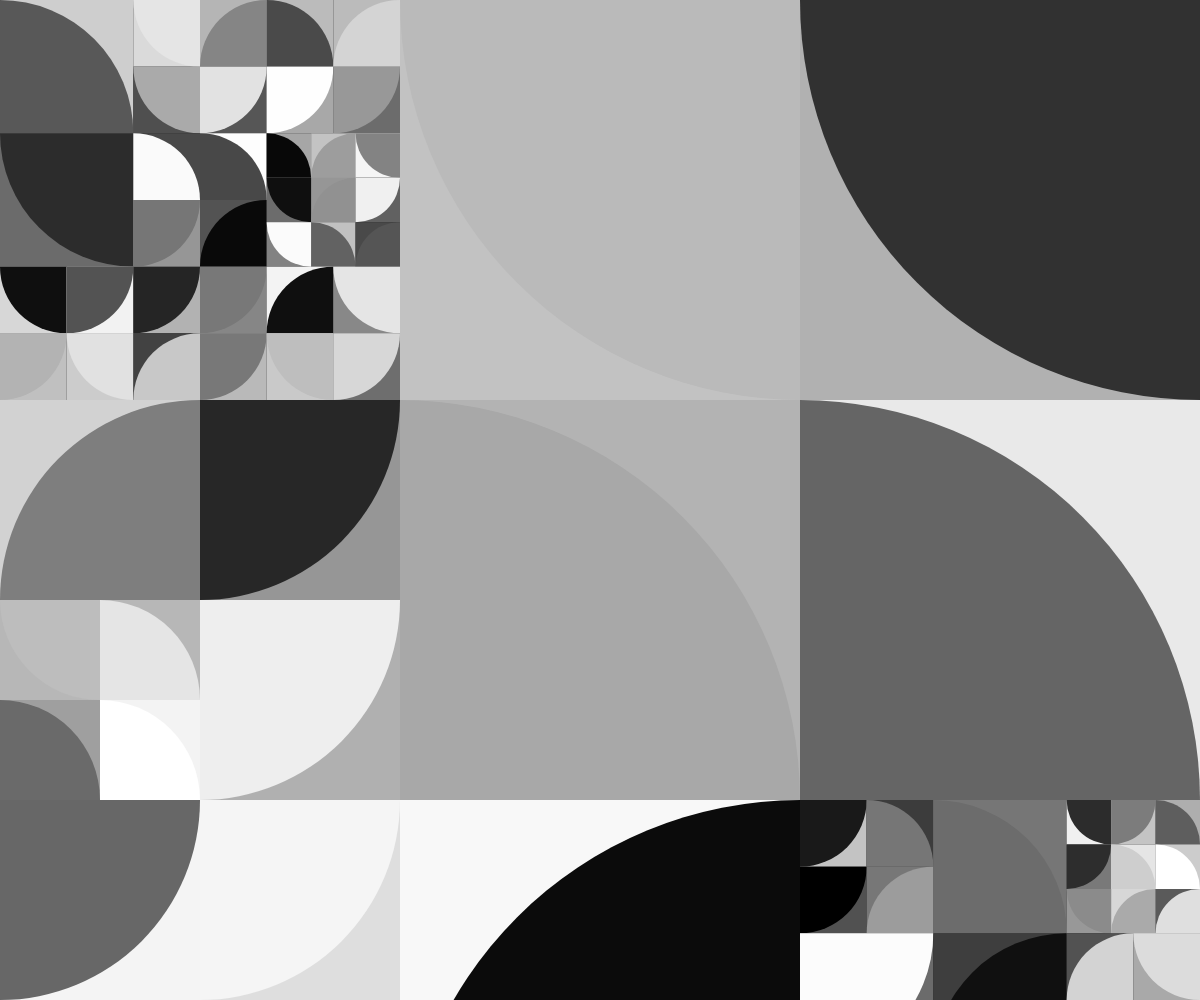
Frame 1 (no input)
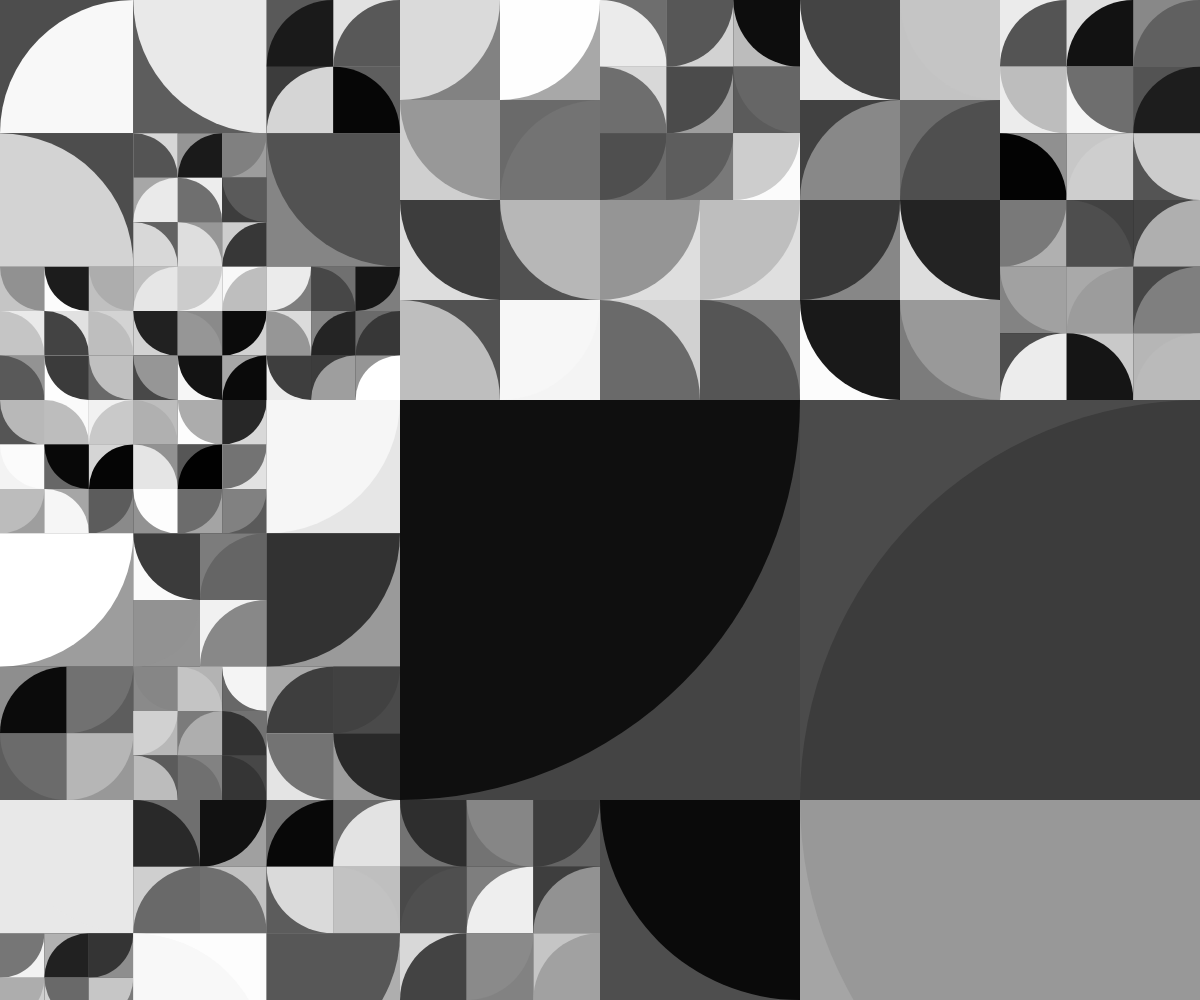
Frame 2 (the mouse pressed at the canvas centre, redrawn once)

The p5.js sketch that drew these frames (run headless with seeded random() and noise() and a simulated clock; the mouse was pressed at the canvas centre and the sketch redrawn once):

// p5.js sketch
// ── sketch.js
"use strict";
//==========
// p5.js

function setup(){
	createCanvas(windowWidth, windowHeight);
	noLoop();
	colorMode(RGB);
	angleMode(DEGREES);
}

function draw(){
	background(30);
	noStroke();
	
	let num = (width>height)?width:height;
	createGrid(0, 0, num, 3);
}

function createGrid(pX, pY, d, g){
	let s = d / g;
	for(let x=0; x<d; x+=s){
		for(let y=0; y<d; y+=s){
			let r = parseInt(random(1, 4));
			if(r == 1 || s < 120){
				fill(random(60, 255));
				rect(pX+x, pY+y, s, s);
				drawShape(pX+x, pY+y, s);
			}else{
				createGrid(pX+x, pY+y, s, r);
			}
		}
	}
}

function drawShape(x, y, s){
	noStroke();
	fill(random(255));
	let rdm = floor(random(4));
	for(let i=0; i<rdm; i++){
		x += cos(90*i) * s;
		y += sin(90*i) * s;
	}
	let r = s * 2;
	let d = rdm*90;
	arc(x, y, r, r, d, d+90);
}
